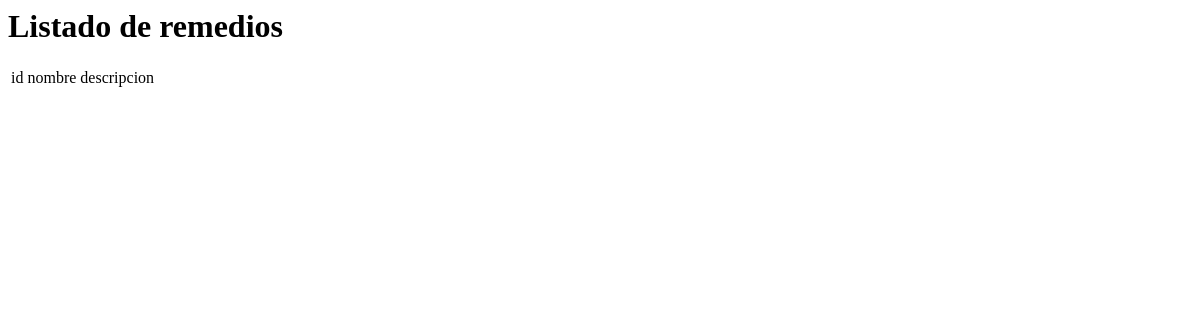
The app's page /remedios/, older data.
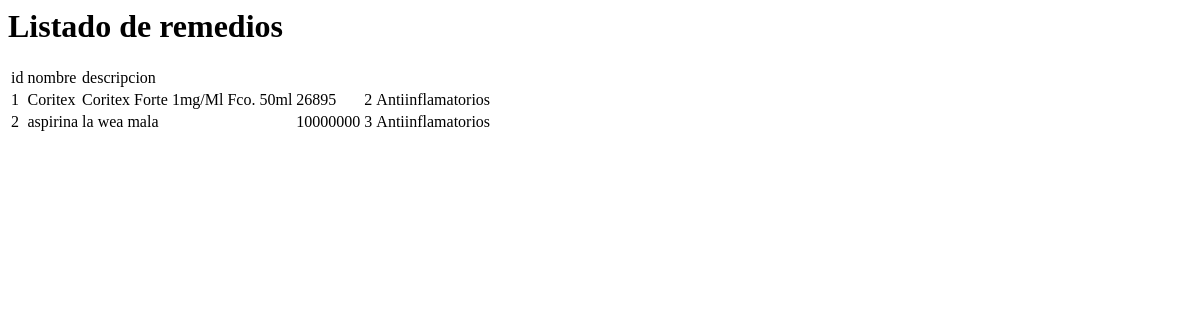
The same page, newer data.
### crud/models.py (models this page shows, shortened)
class Remedio(models.Model):
    idRemedio = models.CharField(primary_key=True, max_length=10, verbose_name='Id remedio')
    nombreRemedio = models.CharField(max_length=50, verbose_name='Nombre del remedio')
    descripcion = models.CharField(max_length=100, verbose_name='Descripción del remedio')
    precio = models.IntegerField(verbose_name='Precio')
    cantidad = models.IntegerField(verbose_name='cantidad')
    imagen = models.ImageField(verbose_name='Imagen',upload_to='Remedios',null=True,blank=True)
    categoria = models.ForeignKey(Categoria, on_delete=models.CASCADE)
    class Meta:
        verbose_name='Remedio'
        verbose_name_plural='Remedios'
        ordering=['idRemedio']

class Categoria(models.Model):
    idCategoria = models.IntegerField(primary_key=True, verbose_name='Id de categoria')
    nombreCategoria = models.CharField(max_length=50, verbose_name='Nombre de la categoria')
    class Meta:
        verbose_name='categoria'
        verbose_name_plural='categorias'
        ordering=['idCategoria']
    def __str__(self):
        return self.nombreCategoria

### core/views.py (the view)
# urls.py: path('remedios/', remedios, name='remedios'),
def remedios(request):
    context =   { 'remedios': Remedio.objects.all()}
    return render(request,"core/remedios.html",context)

### core/templates/core/remedios.html
<div class="row">
    <h1>Listado de remedios</h1>
</div>
<div class="row">
    <table>
        <tr>
            <td>
                id
            </td>
            <td>
                nombre
            </td>
            <td>
                descripcion
            </td>
        </tr>
        {% for r in remedios %}
        <tr>
            <td>
                {{r.idRemedio}}
            </td>
            <td>
                {{r.nombreRemedio}}
            </td>
            <td>
                {{r.descripcion}}
            </td>
            <td>
                {{r.precio}}
            </td>
            <td>
                {{r.cantidad}}
            </td>
            <td>
                {{r.categoria}}
            </td>
        </tr>
        {% endfor %}
    </table>
</div>

Row changes from the older to the newer data that the page shows:
added Remedio: idRemedio "1", nombreRemedio "Coritex", descripcion "Coritex Forte 1mg/Ml Fco. 50ml", precio "26895", cantidad "2", categoria "Antiinflamatorios"
added Remedio: idRemedio "2", nombreRemedio "aspirina", descripcion "la wea mala", precio "10000000", cantidad "3", categoria "Antiinflamatorios"
